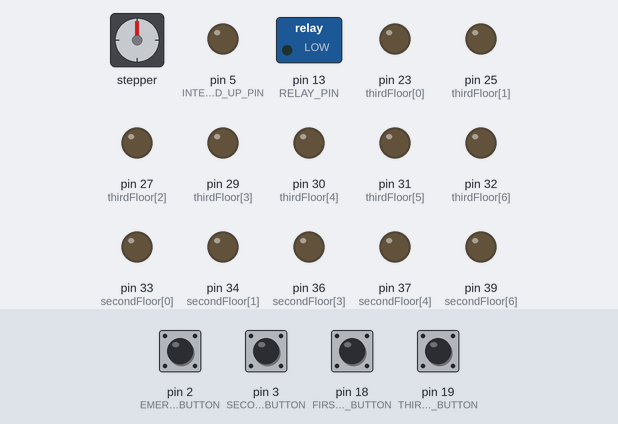
The sketch below on a simulated Arduino Mega 2560, built with avr-gcc and run on an emulated ATmega2560. Shown: stepper motor, switched loads named in the sketch (green lamp = pin HIGH), output pins drawn as LEDs (lit = HIGH). Wiring (inferred from the names in the program): stepper motor (2048 steps per turn assumed): coils pin 22, pin 24, pin 26, pin 28. Inputs (shaded band) come from the test bench; at power-on: pin 3 (SECOND_FLOOR_BUTTON) HIGH, pin 2 (EMERGENCY_BUTTON), pin 18 (FIRST_FLOOR_BUTTON), pin 19 (THIRD_FLOOR_BUTTON) LOW. Pins used as bus, display or sensor lines are not drawn; what the sketch prints to the serial monitor is not drawn.

Above: at 1.2 s.
1.3 s: pin 3 (SECOND_FLOOR_BUTTON) pulled LOW for 0.15 s
At 18.8 s:
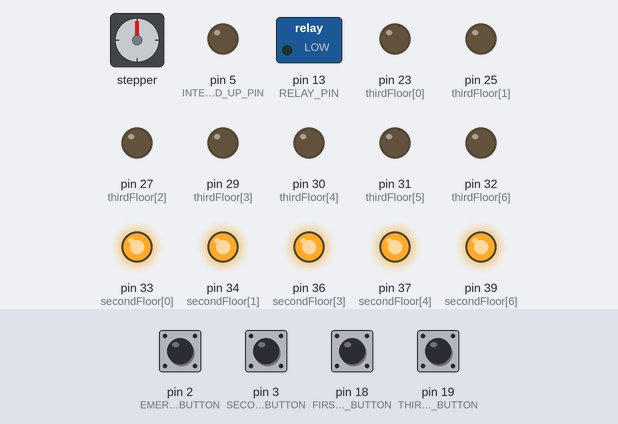
Timing chart, 0 to 19.4 s (numbered marks = the images above; inputs shaded):
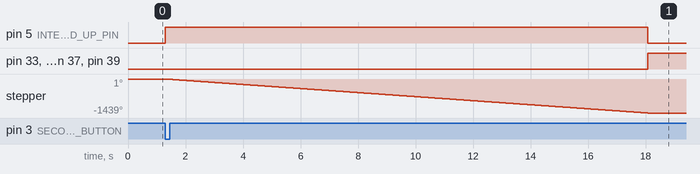

Measured:
- after the input at 1.3 s, pin 5 (INTERRUPTED_UP_PIN): LOW → HIGH at once, → LOW 16.8 s later; pin 33 (secondFloor[0]), pin 34 (secondFloor[1]), pin 36 (secondFloor[3]), pin 37 (secondFloor[4]), pin 39 (secondFloor[6]): LOW → HIGH after 16.8 s; stepper: turns 1439° counter-clockwise in 16.7 s, starting at once

The sketch:

master.ino
```cpp
#include <SPI.h>
#include <MFRC522.h>
#include <Wire.h>
#include <string.h>
#include <stdio.h>

/**
  전처리기
*/
#define IN1 22  //모터 핀
#define IN2 24
#define IN3 26
#define IN4 28

#define SS_PIN 53  //RFID 핀
#define RST_PIN 49

#define c_4 261  // 계이름 도 주파수
#define e_4 329
#define g_4 392

#define SLAVE 20  // 통신용 슬레이브


/**
  엘리베이터 층 enum
*/
enum class eFloor {
  FIRST,
  SECOND,
  THIRD
};

/**
  현재 층
*/
eFloor presentFloor = eFloor::FIRST;

/**
  엘리베이터 관련 상수
*/
const int EMERGENCY_BUTTON = 2;     //비상 호출 스위치
const int FIRST_FLOOR_BUTTON = 18;  //1층 스위치
const int SECOND_FLOOR_BUTTON = 3;  //2층 스위치 인터럽트
const int THIRD_FLOOR_BUTTON = 19;  //3층 스위치

const int ONE_FLOOR = 5;
const int TWO_FLOOR = 10;

const int INTERRUPTED_UP_PIN = 5;
const int INTERRUPTED_DOWN_PIN = 6;
const int INTERRUPTED_SECOND_ARRIVED_PIN = 7;

/**
  버저 상수
*/
const int BUZZER = 4;

/**
 통신 용 상수
*/
const char UP = 'u';
const char DOWN = 'd';
const char FIRST_FLOOR_ARRIVED = 'f';
const char SECOND_FLOOR_ARRIVED = 's';
const char THIRD_FLOOR_ARRIVED = 't';
const char EMERGENCY_STOPPED = 'e';
const char MANAGER_TAGED = 'm';


/**
  7-Segment 층별 배열
*/
int firstFloor[7] = { 40, 41, 42, 43, 44, 45, 46 };   //세그먼트 1층
int secondFloor[7] = { 33, 34, 35, 36, 37, 38, 39 };  //세그먼트 2층
int thirdFloor[7] = { 23, 25, 27, 29, 30, 31, 32 };   //세그먼트 3층


/**
  7-Segment 숫자 디스플레이 배열
*/
int segmentNumbers[10][7] = {
  //세그먼트 숫자 표시
  { 1, 1, 1, 1, 1, 1, 0 },  //0
  { 0, 1, 1, 0, 0, 0, 0 },  //1
  { 1, 1, 0, 1, 1, 0, 1 },  //2
  { 1, 1, 1, 1, 0, 0, 1 },  //3
  { 0, 1, 1, 0, 0, 1, 1 },  //4
  { 1, 0, 1, 1, 0, 1, 1 },  //5
  { 1, 0, 1, 1, 1, 1, 1 },  //6
  { 1, 1, 1, 0, 0, 0, 0 },  //7
  { 1, 1, 1, 1, 1, 1, 1 },  //8
  { 1, 1, 1, 1, 0, 1, 1 }   //9
};


/**
  RFID 관련
*/
byte nuidPICC[4];                           //카드 ID를 비교하기 위한 배열
const String MANAGER_CARD = "83 4F 6D 02";  // 관리자 카드 번호
MFRC522 mfrc522(SS_PIN, RST_PIN);  // RFID 객체


/**
  Step motor 관련 변수
*/
bool direction = true;
int steps = 0;
unsigned long lastTime;
unsigned long currentMillis;
long time;
int presentRotateCount = 0;  // 현재까지 스텝 돈 수


/**
  릴레이 관련 변수
*/
const int RELAY_PIN = 13;
bool isTaged = true;


void setup() {
  for (int i = 0; i < 7; i++) {
    pinMode(firstFloor[i], OUTPUT);
    pinMode(secondFloor[i], OUTPUT);
    pinMode(thirdFloor[i], OUTPUT);
  }

  pinMode(IN1, OUTPUT);
  pinMode(IN2, OUTPUT);
  pinMode(IN3, OUTPUT);
  pinMode(IN4, OUTPUT);

  pinMode(FIRST_FLOOR_BUTTON, INPUT);
  pinMode(THIRD_FLOOR_BUTTON, INPUT);

  pinMode(INTERRUPTED_UP_PIN, OUTPUT);

  pinMode(RELAY_PIN, OUTPUT);

  Serial.begin(9600);

  SPI.begin();
  mfrc522.PCD_Init();
  ShowReaderDetails();
  Serial.println("Scan PICC to see UID, type, and data blocks...");

  noInterrupts();
  interrupts();
  attachInterrupt(digitalPinToInterrupt(SECOND_FLOOR_BUTTON), middleFloorStop, FALLING);

  Wire.begin();  // I2C 통신 초기화 및 시작

  digitalWrite(INTERRUPTED_UP_PIN, LOW);
  digitalWrite(INTERRUPTED_DOWN_PIN, LOW);
  digitalWrite(INTERRUPTED_SECOND_ARRIVED_PIN, LOW);
}

void loop() {
  int firstBtn = digitalRead(FIRST_FLOOR_BUTTON);
  int thirdBtn = digitalRead(THIRD_FLOOR_BUTTON);
  int emergencyBtn = digitalRead(EMERGENCY_BUTTON);

  /* 비상 호출 눌렀을 경우 */
  if (emergencyBtn == HIGH) {
    transferData(EMERGENCY_STOPPED);
  }

  /* 1층 눌럿을 경우 */
  if (firstBtn == HIGH) {
    presentFloorDigitOff();

    if (presentFloor == eFloor::SECOND) {
      transferData(DOWN);
      reverseRotate();
    } else if (presentFloor == eFloor::THIRD) {
      transferData(DOWN);
      reverseRotate();
      reverseRotate();
    }

    transferData(FIRST_FLOOR_ARRIVED);
    presentFloor = eFloor::FIRST;
    presentFloorDigitDisplay();
    presentRotateCount = 0;
  }

  /* 3층 눌럿을 경우 */
  if (thirdBtn == HIGH) {
    presentFloorDigitOff();

    if (presentFloor == eFloor::FIRST) {
      transferData(UP);
      forwardRotate();
      forwardRotate();
    } else if (presentFloor == eFloor::SECOND) {
      transferData(UP);
      forwardRotate();
    }

    transferData(THIRD_FLOOR_ARRIVED);
    presentFloor = eFloor::THIRD;
    presentFloorDigitDisplay();
    presentRotateCount = 0;
  }

  /* 태그 카드 관련 */
  if (!mfrc522.PICC_IsNewCardPresent()) return;
  if (!mfrc522.PICC_ReadCardSerial()) return;
  mfrc522.PICC_DumpToSerial(&(mfrc522.uid));

  String tagedCard = "";

  for (byte i = 0; i < mfrc522.uid.size; i++) {
    tagedCard.concat(String(mfrc522.uid.uidByte[i] < 0x10 ? " 0" : " "));
    tagedCard.concat(String(mfrc522.uid.uidByte[i], HEX));
  }

  tagedCard.toUpperCase();

  if (tagedCard.substring(1) == MANAGER_CARD) {
    relayToggle();
    transferData(MANAGER_TAGED);
  }
}


// 릴레이 토글 함수
void relayToggle() {
  digitalWrite(RELAY_PIN, isTaged);
  presentFloorDigitOff();
  isTaged = !isTaged;
}

// 층별 Segment display on
void presentFloorDigitDisplay() {
  if (presentFloor == eFloor::FIRST) {
    for (int i = 0; i < 7; i++) {
      digitalWrite(firstFloor[i], segmentNumbers[1][i]);
    }
  } else if (presentFloor == eFloor::SECOND) {
    for (int i = 0; i < 7; i++) {
      digitalWrite(secondFloor[i], segmentNumbers[2][i]);
    }
  } else {
    for (int i = 0; i < 7; i++) {
      digitalWrite(thirdFloor[i], segmentNumbers[3][i]);
    }
  }
}


// 층별 Segment display off
void presentFloorDigitOff() {
  for (int i = 0; i < 7; i++) {
    digitalWrite(firstFloor[i], LOW);
    digitalWrite(secondFloor[i], LOW);
    digitalWrite(thirdFloor[i], LOW);
  }
}


// I2C 통신 함수
void transferData(char data) {
  Wire.beginTransmission(SLAVE);  // data 전송 시작
  Wire.write(data);               // buffer에 data 저장
  Wire.endTransmission();         // buffer에 저장된 data 전송
}


// 정방향 회전
void forwardRotate() {
  presentFloorDigitOff();
  direction = true;

  int totalRotateCount = 4095 * 4;

  while (totalRotateCount > 0) {
    currentMillis = micros();

    if (currentMillis - lastTime >= 1000) {
      stepperAct();

      time = time + micros() - lastTime;
      lastTime = micros();

      totalRotateCount--;
      presentRotateCount++;

      if (presentRotateCount == 4095 * 4) {
        break;
      }
    }
  }
}

// 역방향 회전
void reverseRotate() {
  presentFloorDigitOff();
  direction = false;

  int totalRotateCount = 4095 * 4;

  while (totalRotateCount > 0) {
    currentMillis = micros();

    if (currentMillis - lastTime >= 1000) {
      stepperAct();

      time = time + micros() - lastTime;
      lastTime = micros();

      totalRotateCount--;
      presentRotateCount++;

      if (presentRotateCount == 4095 * 4) {
        break;
      }
    }
  }
}

// 스텝 모터 케이스 별 동작
void stepperAct() {
  switch (steps) {
    case 0: runStep(LOW, LOW, LOW, HIGH); break;
    case 1: runStep(LOW, LOW, HIGH, HIGH); break;
    case 2: runStep(LOW, LOW, HIGH, LOW); break;
    case 3: runStep(LOW, HIGH, HIGH, LOW); break;
    case 4: runStep(LOW, HIGH, LOW, LOW); break;
    case 5: runStep(HIGH, HIGH, LOW, LOW); break;
    case 6: runStep(HIGH, LOW, LOW, LOW); break;
    case 7: runStep(LOW, LOW, LOW, HIGH); break;
    default: runStep(LOW, LOW, LOW, LOW); break;
  }
  setDirection();
}

// 스텝 모터 동작
void runStep(int step1, int step2, int step3, int step4) {
  digitalWrite(IN1, step1);
  digitalWrite(IN2, step2);
  digitalWrite(IN3, step3);
  digitalWrite(IN4, step4);
}

// 스텝 모터 방향 바꾸기
void setDirection() {
  if (direction == true) {
    steps++;
  }
  if (direction == false) {
    steps--;
  }
  if (steps > 7) {
    steps = 0;
  }
  if (steps < 0) {
    steps = 7;
  }
}

// RFID
void ShowReaderDetails() {
  byte v = mfrc522.PCD_ReadRegister(mfrc522.VersionReg);

  Serial.print("MFRC522 Software Version: 0x");
  Serial.print(v, HEX);

  if (v == 0x91) Serial.print(" = v1.0");

  else if (v == 0x92) Serial.print(" = v2.0");

  else Serial.print(" (unknown)");

  Serial.println("");

  if ((v == 0x00) || (v == 0xFF)) {
    Serial.println("WARNING: Communication failure, is the MFRC522 properly connected?");
  }
}


// delayMicroseconds를 이용한 delay
void delay_(int delayTime) {
  int count = 0;

  while (count != delayTime) {
    delayMicroseconds(1000);
    count++;
  }

  count = 0;
}


/**
  2층 눌렀을 때 인터럽트 서비스 루틴
*/
void middleFloorStop() {
  presentFloorDigitOff();

  if (presentRotateCount == 0) {
    if (presentFloor == eFloor::FIRST) {
      digitalWrite(INTERRUPTED_UP_PIN, HIGH);
      forwardRotate();
      digitalWrite(INTERRUPTED_SECOND_ARRIVED_PIN, HIGH);
    } else if (presentFloor == eFloor::THIRD) {
      digitalWrite(INTERRUPTED_DOWN_PIN, HIGH);
      reverseRotate();
      digitalWrite(INTERRUPTED_SECOND_ARRIVED_PIN, HIGH);
    }

    digitalWrite(INTERRUPTED_UP_PIN, LOW);
    digitalWrite(INTERRUPTED_DOWN_PIN, LOW);
    presentFloor = eFloor::SECOND; // 현재 층을 2층으로 변경
    presentFloorDigitDisplay();
  } else {
    if (direction == true) {
      digitalWrite(INTERRUPTED_UP_PIN, HIGH);
      forwardRotate();
      digitalWrite(INTERRUPTED_SECOND_ARRIVED_PIN, HIGH);
    } else {
      digitalWrite(INTERRUPTED_DOWN_PIN, HIGH);
      reverseRotate();
      digitalWrite(INTERRUPTED_SECOND_ARRIVED_PIN, HIGH);
    }

    digitalWrite(INTERRUPTED_UP_PIN, LOW);
    digitalWrite(INTERRUPTED_DOWN_PIN, LOW);
    presentFloor = eFloor::SECOND; // 현재 층을 2층으로 변경
    presentFloorDigitDisplay();
    delay_(1000);
  }

  digitalWrite(INTERRUPTED_SECOND_ARRIVED_PIN, LOW);
  presentRotateCount = 0;
}
```
